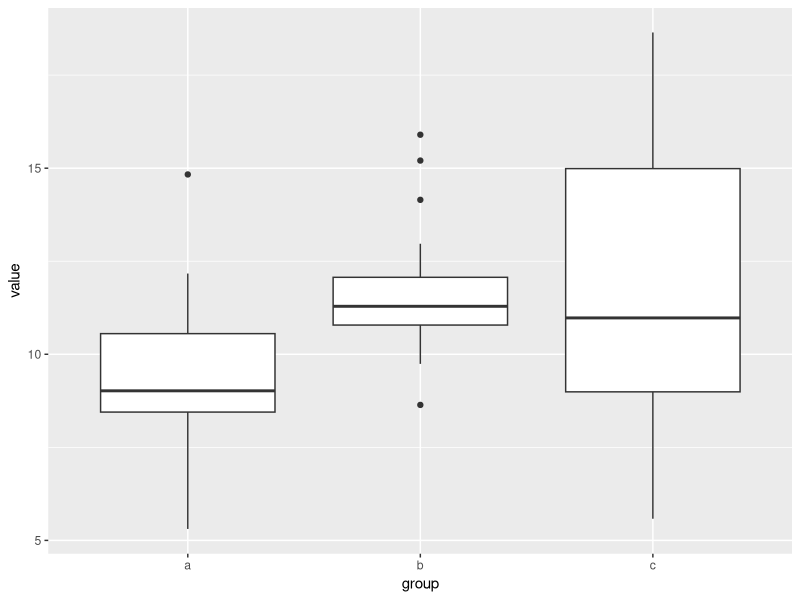

This chart was generated by the following R code:
## ---- chunk 1
knitr::opts_chunk$set(echo = TRUE)
## ---- chunk 2
formula1 <- outcome ~ predictor1
formula1
## ---- chunk 3
formula2 <- outcome ~ predictor1 + predictor2 # more than one variable on the right
formula2
## ---- chunk 4
formula3<- "y ~ x"
formula3
class(formula3)

formula3<-as.formula("y ~ x")
formula3
class(formula3)
## ---- chunk 5
formula4 <- y ~ as.factor(gender)
## ---- chunk 6
library(tidyverse)
set.seed(1234)

# Generate random data 
welch.data.1<-rbind(data.frame(groupA=rnorm(25, mean = 10, sd = 2),
                               groupB=rnorm(25, mean = 13, sd = 3)))
## ---- chunk 7
head(welch.data.1)
## ---- chunk 8
#We'll plot this together

## ---- chunk 9
t.test(x = welch.data.1$groupA, y = welch.data.1$groupB)
## ---- chunk 10
?t.test
## ---- chunk 11
#t.test(values ~ group, data = welch.data.1.long)
## ---- chunk 12
set.seed(1234)

students.data<-rbind(data.frame(groupA=rnorm(25, mean = 10, sd = 2),
                               groupB=rnorm(25, mean = 13, sd = 2)))

head(students.data)
## ---- chunk 13
students.data.long <- pivot_longer(data = students.data, cols = c(groupA, groupB),
                                   names_to = "group", values_to = "values")

head(students.data.long)
## ---- chunk 14
#practice plotting here
## ---- chunk 15
t.test(x = students.data$groupA, y = students.data$groupB, 
       #this is the only difference:
       var.equal = TRUE)
## ---- chunk 16
t.test(values ~ group, data = students.data.long, var.equal = TRUE)
## ---- chunk 17
set.seed(1234)

paired.data<-rbind(data.frame(id = c(seq(1:25)),
                              preTest=rnorm(25, mean = 80, sd = 5),
                              postTest=rnorm(25, mean = 83, sd = 5)))

head(paired.data)
## ---- chunk 18
t.test(paired.data$preTest, paired.data$postTest, paired = TRUE)
## ---- chunk 19
set.seed(1234)
# These data are simulated in long format
# so we don't have to transform them
anova.data<-rbind(data.frame(value=rnorm(25, mean = 10, sd = 2), group='a'),
                  data.frame(value=rnorm(25, mean = 13, sd = 2), group='b'), 
                  data.frame(value=rnorm(25, mean = 11, sd = 3), group='c'))

head(anova.data)
## ---- chunk 20
ggplot(anova.data, aes(x = group, y = value)) + geom_boxplot()
## ---- chunk 21
aov1 <- aov(value ~ group, data = anova.data)
aov1
## ---- chunk 22
summary(aov1)
## ---- chunk 23
.05/3
## ---- chunk 24
pairwise.t.test(anova.data$value, #your outcome
                anova.data$group, #your grouping variable
                p.adjust.method = 'bonferroni') #your correction method
